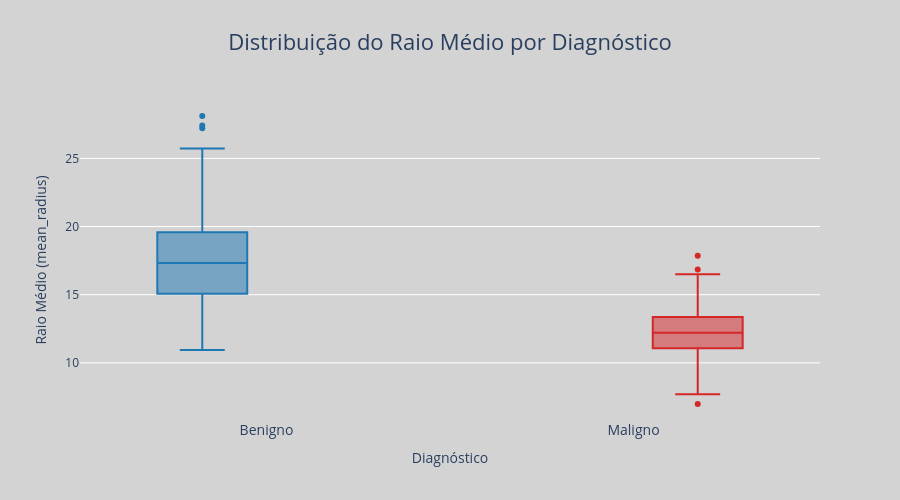

Notebook code cell kept with this figure:
### Code cell
fig = px.box(
    df_cancer,
    x=df_cancer['target'].map({0: 'Benigno', 1: 'Maligno'}),
    y='mean radius',
    color='target', # Usa a coluna 'target' (0 e 1) para o mapeamento de cores
    labels={
        'x': 'Diagnóstico', # Nome do Eixo X
        'y': 'Raio Médio',  # Nome do Eixo Y
        'color': 'Diagnóstico' # Nome da Legenda de Cores
    },
    title='Distribuição do Raio Médio por Diagnóstico',
    color_discrete_map={0:'#1f77b4', 1:'#d62728'},
    height=500
)

fig.update_layout(
    plot_bgcolor='rgba(0,0,0,0)', # Torna o fundo da área do gráfico (onde as barras estão) transparente
    paper_bgcolor='lightgray', # Define a cor do fundo da página/janela
    title_x=0.5, # Centraliza o título principal horizontalmente (0.5 = 50% da largura)
    title_font_size=22, # Use o valor que desejar (padrão é geralmente 18)
    showlegend=False # Oculta a legenda              
)

fig.update_xaxes(tickfont_size=14, title_text='Diagnóstico') # Define o tamanho da fonte dos ticks do eixo X
fig.update_yaxes(tickfont_size=12, automargin=True, title_text='Raio Médio (mean_radius)') # Ajusta automaticamente a margem do eixo Y para evitar cortes de rótulos
fig.show()

### Figure 1 — Plotly figure (JSON) as saved in the notebook; plotly's stock layout.template omitted (floating-point values rounded to 4 significant figures; data arrays with more than 128 entries replaced by an {"elided": "..."} marker saying what was removed)
{"data": [{"alignmentgroup": "True", "hovertemplate": "target=0<br>Diagnóstico=%{x}<br>mean radius=%{y}<extra></extra>", "legendgroup": "0", "marker": {"color": "#1f77b4"}, "name": "0", "notched": false, "offsetgroup": "0", "orientation": "v", "showlegend": true, "type": "box", "x": {"elided": "212 str values"}, "x0": " ", "xaxis": "x", "y": {"elided": "212 float values"}, "y0": " ", "yaxis": "y"}, {"alignmentgroup": "True", "hovertemplate": "target=1<br>Diagnóstico=%{x}<br>mean radius=%{y}<extra></extra>", "legendgroup": "1", "marker": {"color": "#d62728"}, "name": "1", "notched": false, "offsetgroup": "1", "orientation": "v", "showlegend": true, "type": "box", "x": {"elided": "357 str values"}, "x0": " ", "xaxis": "x", "y": {"elided": "357 float values"}, "y0": " ", "yaxis": "y"}], "layout": {"boxmode": "group", "height": 500, "legend": {"title": {"text": "target"}, "tracegroupgap": 0}, "paper_bgcolor": "lightgray", "plot_bgcolor": "rgba(0,0,0,0)", "showlegend": false, "title": {"font": {"size": 22}, "text": "Distribuição do Raio Médio por Diagnóstico", "x": 0.5}, "xaxis": {"anchor": "y", "domain": [0, 1], "tickfont": {"size": 14}, "title": {"text": "Diagnóstico"}}, "yaxis": {"anchor": "x", "automargin": true, "domain": [0, 1], "tickfont": {"size": 12}, "title": {"text": "Raio Médio (mean_radius)"}}}}
